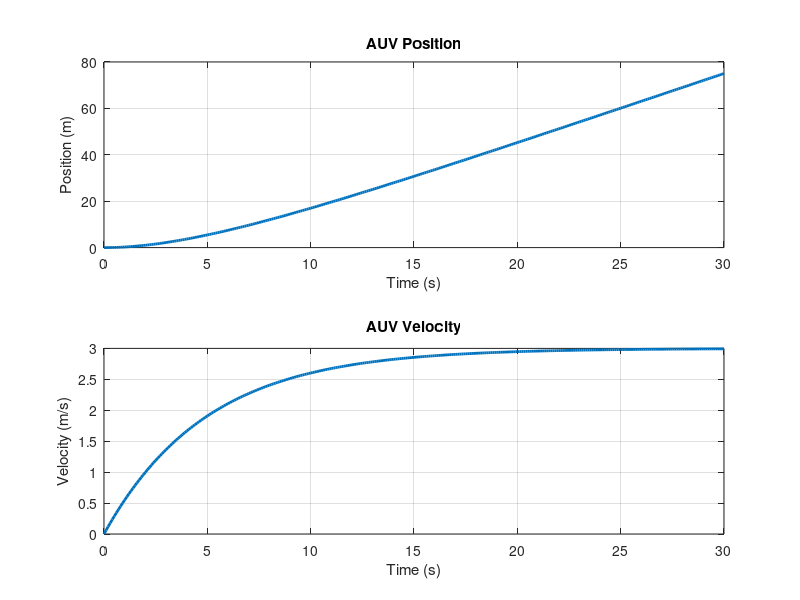

Source code (MATLAB):
%% Episode 8 - Simple 1D Motion of an AUV

clc;
clear;
close all;

%% Parameters

m = 50;      % Mass (kg)
b = 10;      % Drag coefficient
T = 30;      % Thrust force (N)

%% Simulation settings

dt = 0.1;
t = 0:dt:30;

%% Preallocation

x = zeros(size(t));
v = zeros(size(t));

%% Numerical Simulation (Euler Method)

for k = 1:length(t)-1

    a = (T - b*v(k))/m;

    v(k+1) = v(k) + a*dt;

    x(k+1) = x(k) + v(k)*dt;

end

%% Plot Results

figure;

subplot(2,1,1)
plot(t,x,'LineWidth',2)
grid on
xlabel('Time (s)')
ylabel('Position (m)')
title('AUV Position')

subplot(2,1,2)
plot(t,v,'LineWidth',2)
grid on
xlabel('Time (s)')
ylabel('Velocity (m/s)')
title('AUV Velocity')
